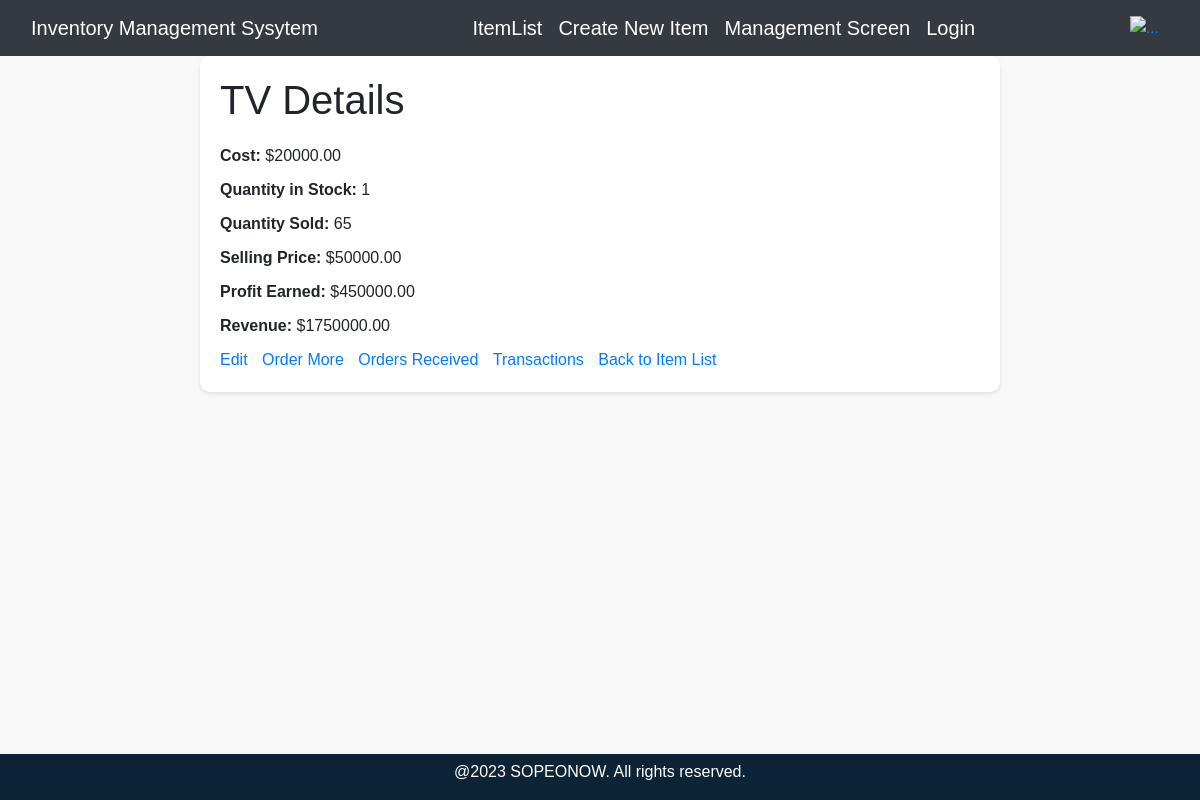
Page /IMS/itemDetails/2/ on the committed database.
### IMS/models.py (models this page shows, shortened)
class Inventory(models.Model):
    id = models.AutoField(primary_key=True)
    name = models.CharField(max_length=100)
    iin = models.CharField(max_length=100, default=uuid.uuid4)  # Item Identification Number
    cost = models.DecimalField(max_digits=10, decimal_places=2)
    quantity = models.PositiveIntegerField()
    quantity_sold = models.PositiveIntegerField(default=0)
    selling_price = models.DecimalField(max_digits=10, decimal_places=2)
    profit_earned = models.DecimalField(max_digits=10, decimal_places=2,default=0)
    revenue = models.DecimalField(max_digits=10, decimal_places=2,default=0)

### IMS/views.py (the view)
# urls.py: path('itemDetails/<int:item_id>/',views.itemDetails, name = "itemDetails"),
def itemDetails(request,item_id):
    item = Inventory.objects.get(id = item_id)
    context = {'item': item}
    return render(request,'itemDetails/index.html',context)

### IMS/templates/itemDetails/index.html (shortened to what this page needs)
{% extends 'main/ss.html'%}\
{% block body %}
    <div class="container">
        <h1>{{ item.name }} Details</h1>
        <p><strong>Cost:</strong> ${{ item.cost }}</p>
        <p><strong>Quantity in Stock:</strong> {{ item.quantity }}</p>
        <p><strong>Quantity Sold:</strong> {{ item.quantity_sold }}</p>
        <p><strong>Selling Price:</strong> ${{ item.selling_price }}</p>
        <p><strong>Profit Earned:</strong> ${{ item.profit_earned }}</p>
        <p><strong>Revenue:</strong> ${{ item.revenue }}</p>
        <a href="{% url 'editItem' item.id %}">Edit</a>
        <a href="{% url 'createOrders' item.id %}">Order More</a>
        <a href="{% url 'ordersReceived' item.id %}">Orders Received</a>
        <a href="{% url 'transactions' item.id %}">Transactions</a>
        <a href="{% url 'itemList' %}">Back to Item List</a>
    </div>
{% endblock %}

### rows in the picture
Inventory: name "TV", cost "20000.00", quantity "1", quantity_sold "65", selling_price "50000.00", profit_earned "450000.00", revenue "1750000.00"
